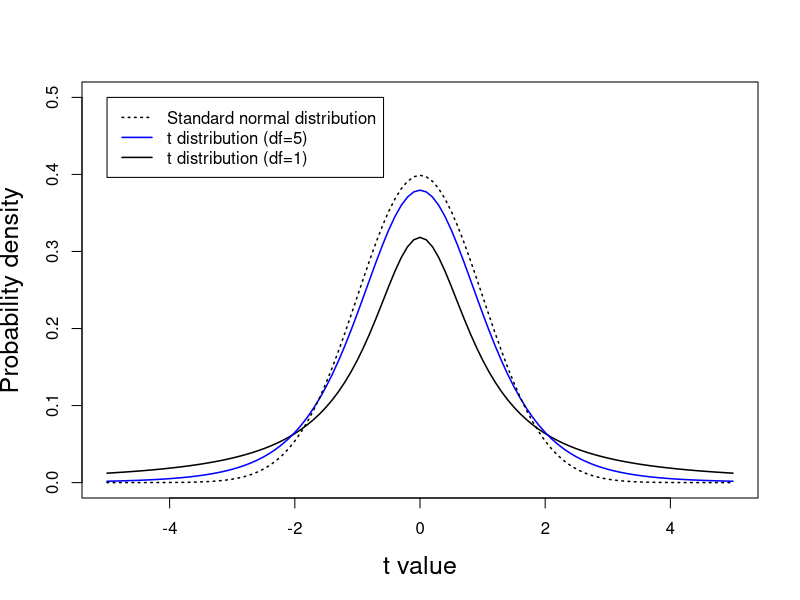
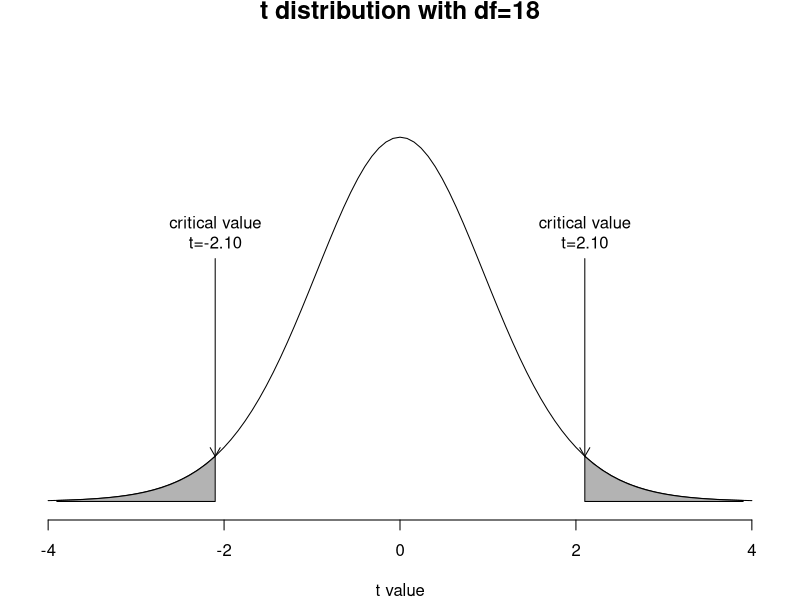
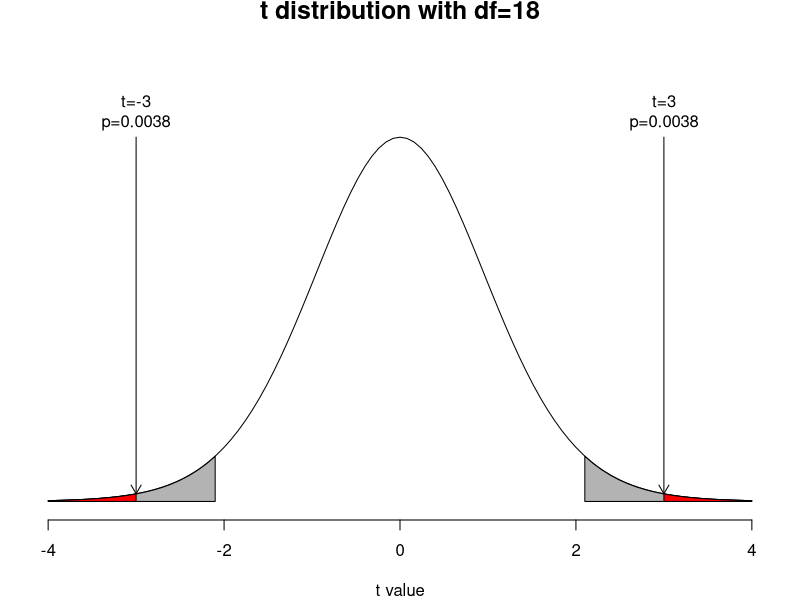
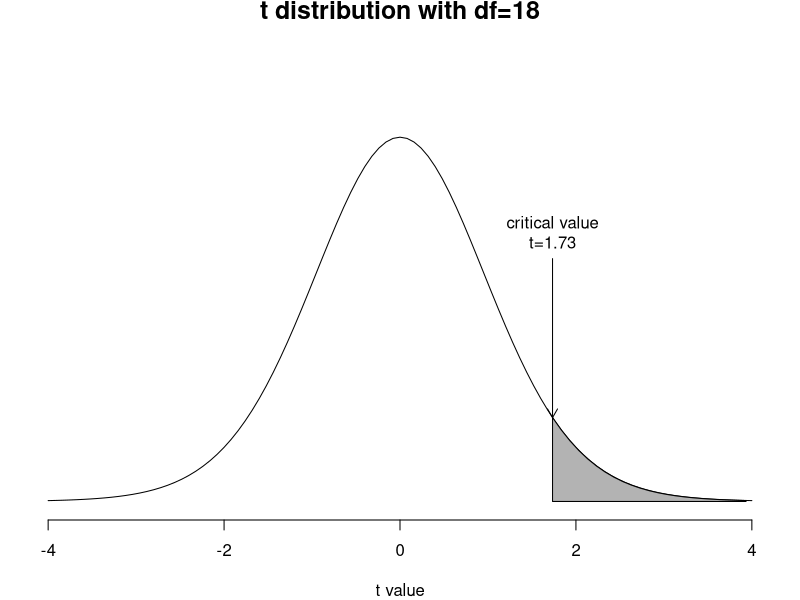
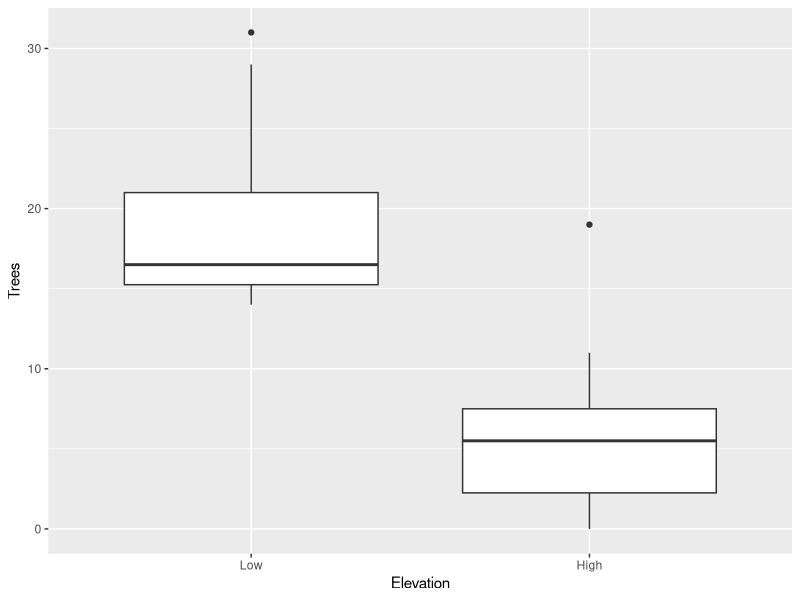
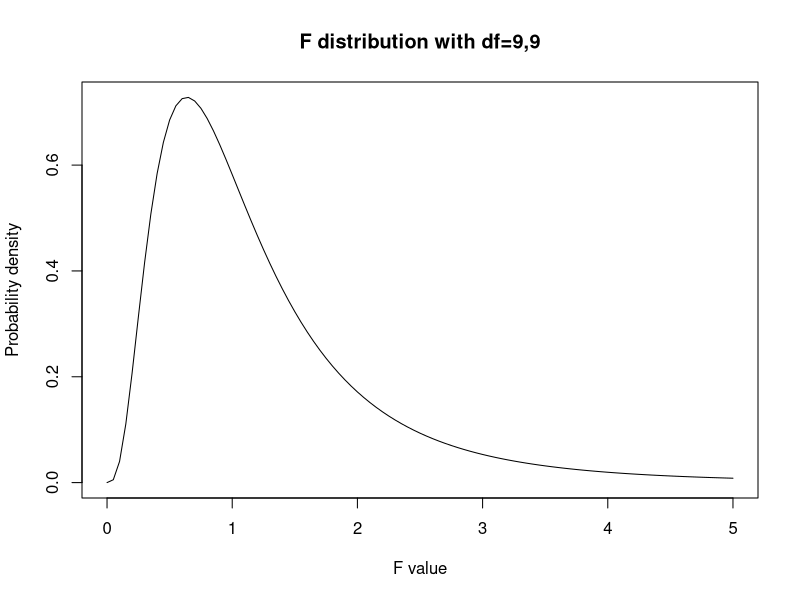
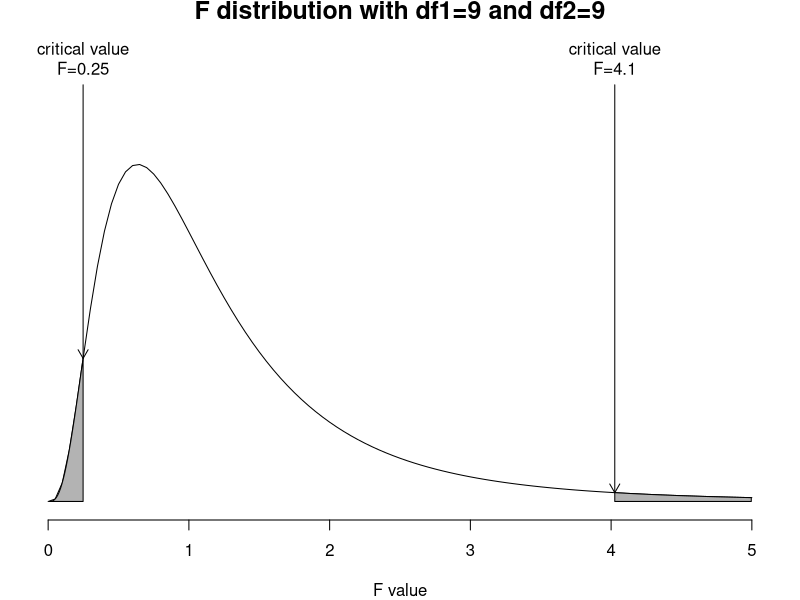
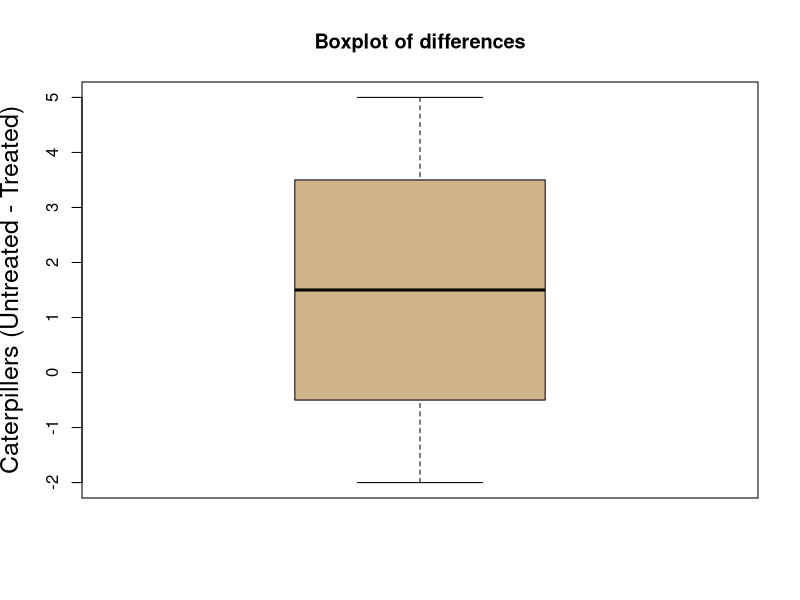

Reproduce these figures in R, in order.
## ---- chunk 1
options(htmltools.dir.version = FALSE)
knitr::opts_chunk$set(echo = FALSE, fig.align = 'center', warning=FALSE, message=FALSE, fig.retina = 2)

library(ggplot2)
## ---- chunk 2
curve(dt(x, 1), -5, 5, ylim=c(0, 0.5),
      xlab="t value", ylab="Probability density",
      cex.lab=1.5, lwd=1.5)
curve(dt(x, 5), -5, 5, add=TRUE, col="blue", lwd=1.5)
curve(dnorm(x, 0, 1), -5, 5, add=TRUE,  lty=3, lwd=1.5)
legend(-5, 0.5, c("Standard normal distribution", "t distribution (df=5)", "t distribution (df=1)"),
       lty=c(3, 1, 1), col=c("black", "blue", "black"), lwd=1.5)
## ---- chunk 3
op <- par(mai=c(0.8, 0.2, 0.2, 0.2))
curve(dt(x, df=18), -4, 4, xlab="t value", ylab="", yaxt="n",
      ylim=c(0,0.5),
      frame=FALSE , main="t distribution with df=18", cex.main=1.5)
xs1 <- seq(qt(.025, df=18), -4, by=-0.1)
ys1 <- dt(xs1, df=19)
xs2 <- seq(qt(.975, df=18), 4, by=0.1)
ys2 <- dt(xs2, df=19)
polygon(c(xs1, rev(xs1)), c(rep(0, length(xs1)), rev(ys1)), col=gray(0.7))
polygon(c(xs2, rev(xs2)), c(rep(0, length(xs2)), rev(ys2)), col=gray(0.7))
text(xs1[1], dt(0,18)/1.5, "critical value\nt=-2.10", pos=3)
text(xs2[1], dt(0,18)/1.5, "critical value\nt=2.10", pos=3)
arrows(xs1[1], dt(0,18)/1.5, xs1[1], ys1[1], length=0.1)
arrows(xs2[1], dt(0,18)/1.5, xs2[1], ys2[1], length=0.1)
#text(-3, dt(0,18), "t=-3", pos=3)
#text(3, dt(0,18), "t=3", pos=3)
#arrows(-3, dt(0,18), -3, dt(-3,18), length=0.1)
#arrows(3, dt(0,18), 3, dt(3,18), length=0.1)
par(op)
## ---- chunk 4
op <- par(mai=c(0.8, 0.2, 0.2, 0.2))
curve(dt(x, df=18), -4, 4, xlab="t value", ylab="", yaxt="n",
      ylim=c(0,0.5),
      frame=FALSE , main="t distribution with df=18", cex.main=1.5)
xs1 <- seq(qt(.025, df=18), -4, by=-0.1)
ys1 <- dt(xs1, df=19)
xs2 <- seq(qt(.975, df=18), 4, by=0.1)
ys2 <- dt(xs2, df=19)
xs3 <- seq(qt(pt(-3,18), df=18), -4, by=-0.1)
ys3 <- dt(xs3, df=19)
xs4 <- seq(qt(pt(3,18), df=18), 4, by=0.1)
ys4 <- dt(xs4, df=19)
polygon(c(xs1, rev(xs1)), c(rep(0, length(xs1)), rev(ys1)), col=gray(0.7))
polygon(c(xs2, rev(xs2)), c(rep(0, length(xs2)), rev(ys2)), col=gray(0.7))
polygon(c(xs3, rev(xs3)), c(rep(0, length(xs3)), rev(ys3)), col="red")
polygon(c(xs4, rev(xs4)), c(rep(0, length(xs4)), rev(ys4)), col="red")
text(-3, dt(0,18), "t=-3\np=0.0038", pos=3)
text(3, dt(0,18), "t=3\np=0.0038", pos=3)
#text(-3, dt(0,18), "t=-3", pos=3)
#text(3, dt(0,18), "t=3", pos=3)
arrows(-3, dt(0,18), -3, dt(-3,18), length=0.1)
arrows(3, dt(0,18), 3, dt(3,18), length=0.1)
par(op)
## ---- chunk 5
op <- par(mai=c(0.8, 0.2, 0.2, 0.2))
curve(dt(x, df=18), -4, 4, xlab="t value", ylab="", yaxt="n",
      ylim=c(0,0.5),
      frame=FALSE , main="t distribution with df=18", cex.main=1.5)
#xs1 <- seq(qt(.025, df=18), -4, by=-0.1)
#ys1 <- dt(xs1, df=19)
xs2 <- seq(qt(.95, df=18), 4, by=0.1)
ys2 <- dt(xs2, df=19)
text(xs2[1], dt(0,18)/1.5, "critical value\nt=1.73", pos=3)
arrows(xs2[1], dt(0,18)/1.5, xs2[1], ys2[1], length=0.1)
#polygon(c(xs1, rev(xs1)), c(rep(0, length(xs1)), rev(ys1)), col=gray(0.7))
polygon(c(xs2, rev(xs2)), c(rep(0, length(xs2)), rev(ys2)), col=gray(0.7))
par(op)
## ---- chunk 6
df <- data.frame(Trees = c(16, 14, 18, 17, 29, 31, 14, 16, 22, 15,
                           2, 11, 6, 8, 0, 3, 19, 1, 6, 5),
                 Elevation = factor(rep(c("Low", "High"), each = 10), levels = c("Low", "High")))
ggplot(df, aes(x = Elevation, y = Trees)) + geom_boxplot()
## ---- chunk 7
curve(df(x, 9, 9), 0, 5, xlab="F value", ylab="Probability density",
      main="F distribution with df=9,9")
## ---- chunk 8
op <- par(mai=c(0.8, 0.2, 0.2, 0.2))
curve(df(x, 9, 9), 0, 5, xlab="F value", ylab="", yaxt="n",
      ylim=c(0,1),
      frame=FALSE , main="F distribution with df1=9 and df2=9", cex.main=1.5)
xs1 <- seq(qf(.025, 9, 9), 0, by=-0.01)
ys1 <- df(xs1, 9, 9)
xs2 <- seq(qf(.975, 9, 9), 5, by=0.01)
ys2 <- df(xs2, 9, 9)
polygon(c(xs1, rev(xs1)), c(rep(0, length(xs1)), rev(ys1)), col=gray(0.7))
polygon(c(xs2, rev(xs2)), c(rep(0, length(xs2)), rev(ys2)), col=gray(0.7))
text(xs1[1], 0.9, "critical value\nF=0.25", pos=3)
text(xs2[1], 0.9, "critical value\nF=4.1", pos=3)
arrows(xs1[1], 0.9, xs1[1], ys1[1], length=0.1)
arrows(xs2[1], 0.9, xs2[1], ys2[1], length=0.1)
par(op)
## ---- chunk 9
library(kableExtra)
tab <- data.frame(Location = 1:12,
                  Untreated = c(23, 18, 29, 22, 33, 20, 17, 25, 27, 30, 25, 27),
                  Treated = c(19, 18, 24, 23, 31, 22, 16, 23, 24, 26, 24, 28),
                  Difference = c(4, 0, 5, -1, 2, -2, 1, 2, 3, 4, 1, -1))
tab %>%
  kable("html", align = 'c') %>%
  kable_styling(bootstrap_options = c("striped", "hover", "condensed", "responsive"), 
                full_width = F, font_size = 10) %>%
  scroll_box(height = "300px")
## ---- chunk 10
untreated <- c(23, 18, 29, 22, 33, 20, 17, 25, 27, 30, 25, 27)
treated <- c(19, 18, 24, 23, 31, 22, 16, 23, 24, 26, 24, 28)
#diffs <- c(4,0,5,-1,2,-2,1,2,3,-6,1,-1)
diffs <- untreated - treated
#boxplot(untreated, treated)
#hist(diffs)
#plot(untreated, treated, asp=1)
#abline(1, 1)
boxplot(diffs, #names="Difference between untreated and treated",
        main="Boxplot of differences", col="tan", cex.lab=1.5,
        ylab="Caterpillers (Untreated - Treated)")
#abline(h=0, lty=2, col=4)
